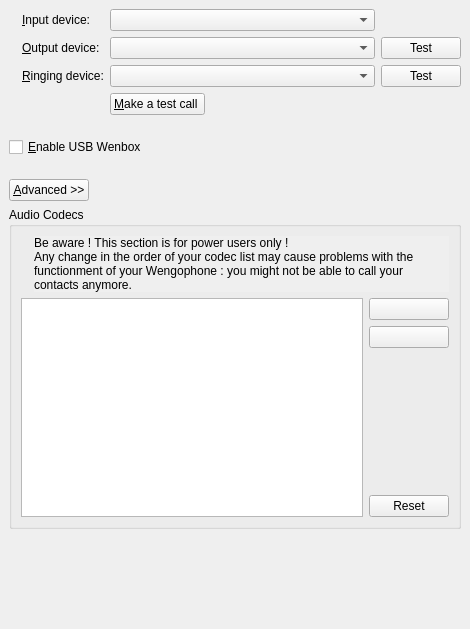
<ui version="4.0" >
 <class>AudioSettings</class>
 <widget class="QWidget" name="AudioSettings" >
  <property name="geometry" >
   <rect>
    <x>0</x>
    <y>0</y>
    <width>470</width>
    <height>629</height>
   </rect>
  </property>
  <layout class="QVBoxLayout" >
   <property name="margin" >
    <number>9</number>
   </property>
   <property name="spacing" >
    <number>6</number>
   </property>
   <item>
    <layout class="QGridLayout" >
     <property name="margin" >
      <number>0</number>
     </property>
     <property name="spacing" >
      <number>6</number>
     </property>
     <item row="1" column="2" >
      <widget class="QComboBox" name="outputDeviceComboBox" />
     </item>
     <item row="0" column="1" >
      <widget class="QLabel" name="label" >
       <property name="sizePolicy" >
        <sizepolicy>
         <hsizetype>0</hsizetype>
         <vsizetype>5</vsizetype>
         <horstretch>0</horstretch>
         <verstretch>0</verstretch>
        </sizepolicy>
       </property>
       <property name="text" >
        <string>&amp;Input device:</string>
       </property>
       <property name="buddy" >
        <cstring>inputDeviceComboBox</cstring>
       </property>
      </widget>
     </item>
     <item row="1" column="1" >
      <widget class="QLabel" name="label_2" >
       <property name="sizePolicy" >
        <sizepolicy>
         <hsizetype>0</hsizetype>
         <vsizetype>5</vsizetype>
         <horstretch>0</horstretch>
         <verstretch>0</verstretch>
        </sizepolicy>
       </property>
       <property name="text" >
        <string>&amp;Output device:</string>
       </property>
       <property name="buddy" >
        <cstring>outputDeviceComboBox</cstring>
       </property>
      </widget>
     </item>
     <item row="1" column="0" >
      <widget class="QLabel" name="label_5" >
       <property name="sizePolicy" >
        <sizepolicy>
         <hsizetype>0</hsizetype>
         <vsizetype>5</vsizetype>
         <horstretch>0</horstretch>
         <verstretch>0</verstretch>
        </sizepolicy>
       </property>
       <property name="pixmap" >
        <pixmap resource="../../../../resources/wengophone.qrc" >:/pics/audio/speaker.png</pixmap>
       </property>
      </widget>
     </item>
     <item row="2" column="0" >
      <widget class="QLabel" name="label_6" >
       <property name="sizePolicy" >
        <sizepolicy>
         <hsizetype>0</hsizetype>
         <vsizetype>5</vsizetype>
         <horstretch>0</horstretch>
         <verstretch>0</verstretch>
        </sizepolicy>
       </property>
       <property name="pixmap" >
        <pixmap resource="../../../../resources/wengophone.qrc" >:/pics/audio/speaker.png</pixmap>
       </property>
      </widget>
     </item>
     <item row="2" column="1" >
      <widget class="QLabel" name="label_3" >
       <property name="sizePolicy" >
        <sizepolicy>
         <hsizetype>0</hsizetype>
         <vsizetype>5</vsizetype>
         <horstretch>0</horstretch>
         <verstretch>0</verstretch>
        </sizepolicy>
       </property>
       <property name="text" >
        <string>&amp;Ringing device:</string>
       </property>
       <property name="buddy" >
        <cstring>ringingDeviceComboBox</cstring>
       </property>
      </widget>
     </item>
     <item row="2" column="2" >
      <widget class="QComboBox" name="ringingDeviceComboBox" />
     </item>
     <item row="0" column="2" >
      <widget class="QComboBox" name="inputDeviceComboBox" />
     </item>
     <item row="0" column="0" >
      <widget class="QLabel" name="label_4" >
       <property name="sizePolicy" >
        <sizepolicy>
         <hsizetype>0</hsizetype>
         <vsizetype>5</vsizetype>
         <horstretch>0</horstretch>
         <verstretch>0</verstretch>
        </sizepolicy>
       </property>
       <property name="pixmap" >
        <pixmap resource="../../../../resources/wengophone.qrc" >:/pics/audio/microphone.png</pixmap>
       </property>
      </widget>
     </item>
     <item row="3" column="2" >
      <layout class="QHBoxLayout" >
       <property name="margin" >
        <number>0</number>
       </property>
       <property name="spacing" >
        <number>6</number>
       </property>
       <item>
        <widget class="QPushButton" name="makeTestCallButton" >
         <property name="text" >
          <string>&amp;Make a test call </string>
         </property>
        </widget>
       </item>
       <item>
        <spacer>
         <property name="orientation" >
          <enum>Qt::Horizontal</enum>
         </property>
         <property name="sizeHint" >
          <size>
           <width>181</width>
           <height>20</height>
          </size>
         </property>
        </spacer>
       </item>
      </layout>
     </item>
     <item row="1" column="3" >
      <widget class="QPushButton" name="testOutputDeviceButton" >
       <property name="text" >
        <string>Test</string>
       </property>
      </widget>
     </item>
     <item row="2" column="3" >
      <widget class="QPushButton" name="testRingingDeviceButton" >
       <property name="text" >
        <string>Test</string>
       </property>
      </widget>
     </item>
    </layout>
   </item>
   <item>
    <spacer>
     <property name="orientation" >
      <enum>Qt::Vertical</enum>
     </property>
     <property name="sizeType" >
      <enum>QSizePolicy::Fixed</enum>
     </property>
     <property name="sizeHint" >
      <size>
       <width>125</width>
       <height>16</height>
      </size>
     </property>
    </spacer>
   </item>
   <item>
    <layout class="QHBoxLayout" >
     <property name="margin" >
      <number>0</number>
     </property>
     <property name="spacing" >
      <number>6</number>
     </property>
     <item>
      <widget class="QCheckBox" name="enableWenboxCheckBox" >
       <property name="text" >
        <string>&amp;Enable USB Wenbox</string>
       </property>
      </widget>
     </item>
     <item>
      <spacer>
       <property name="orientation" >
        <enum>Qt::Horizontal</enum>
       </property>
       <property name="sizeHint" >
        <size>
         <width>401</width>
         <height>20</height>
        </size>
       </property>
      </spacer>
     </item>
    </layout>
   </item>
   <item>
    <spacer>
     <property name="orientation" >
      <enum>Qt::Vertical</enum>
     </property>
     <property name="sizeType" >
      <enum>QSizePolicy::Fixed</enum>
     </property>
     <property name="sizeHint" >
      <size>
       <width>125</width>
       <height>16</height>
      </size>
     </property>
    </spacer>
   </item>
   <item>
    <layout class="QHBoxLayout" >
     <property name="margin" >
      <number>0</number>
     </property>
     <property name="spacing" >
      <number>6</number>
     </property>
     <item>
      <widget class="QPushButton" name="AdvButton" >
       <property name="text" >
        <string>&amp;Advanced >></string>
       </property>
       <property name="icon" >
        <iconset resource="../../../../resources/wengophone.qrc" >:/pics/config/advanced.png</iconset>
       </property>
       <property name="checkable" >
        <bool>false</bool>
       </property>
      </widget>
     </item>
     <item>
      <spacer>
       <property name="orientation" >
        <enum>Qt::Horizontal</enum>
       </property>
       <property name="sizeHint" >
        <size>
         <width>40</width>
         <height>20</height>
        </size>
       </property>
      </spacer>
     </item>
    </layout>
   </item>
   <item>
    <widget class="QGroupBox" name="AdvGroupBox" >
     <property name="title" >
      <string>Audio Codecs</string>
     </property>
     <property name="checkable" >
      <bool>false</bool>
     </property>
     <layout class="QGridLayout" >
      <property name="margin" >
       <number>9</number>
      </property>
      <property name="spacing" >
       <number>6</number>
      </property>
      <item row="4" column="1" >
       <widget class="QPushButton" name="ResetButton" >
        <property name="text" >
         <string>Reset</string>
        </property>
       </widget>
      </item>
      <item rowspan="4" row="1" column="0" >
       <widget class="QListWidget" name="audioCodecListWidget" />
      </item>
      <item row="1" column="1" >
       <widget class="QPushButton" name="UpButton" >
        <property name="text" >
         <string/>
        </property>
        <property name="icon" >
         <iconset resource="../../../../resources/wengophone.qrc" >:/pics/up.png</iconset>
        </property>
       </widget>
      </item>
      <item row="2" column="1" >
       <widget class="QPushButton" name="DownButton" >
        <property name="text" >
         <string/>
        </property>
        <property name="icon" >
         <iconset resource="../../../../resources/wengophone.qrc" >:/pics/down.png</iconset>
        </property>
       </widget>
      </item>
      <item row="3" column="1" >
       <spacer>
        <property name="orientation" >
         <enum>Qt::Vertical</enum>
        </property>
        <property name="sizeHint" >
         <size>
          <width>75</width>
          <height>141</height>
         </size>
        </property>
       </spacer>
      </item>
      <item row="0" column="0" colspan="2" >
       <layout class="QHBoxLayout" >
        <property name="margin" >
         <number>0</number>
        </property>
        <property name="spacing" >
         <number>6</number>
        </property>
        <item>
         <widget class="QLabel" name="label_9" >
          <property name="sizePolicy" >
           <sizepolicy>
            <hsizetype>0</hsizetype>
            <vsizetype>5</vsizetype>
            <horstretch>0</horstretch>
            <verstretch>0</verstretch>
           </sizepolicy>
          </property>
          <property name="text" >
           <string/>
          </property>
          <property name="pixmap" >
           <pixmap resource="../../../../resources/wengophone.qrc" >:/pics/important.png</pixmap>
          </property>
          <property name="margin" >
           <number>4</number>
          </property>
         </widget>
        </item>
        <item>
         <widget class="QLabel" name="label_7" >
          <property name="autoFillBackground" >
           <bool>true</bool>
          </property>
          <property name="text" >
           <string>Be aware ! This section is for power users only !
Any change in the order of your codec list may cause problems with the functionment of your Wengophone : you might not be able to call your contacts anymore.</string>
          </property>
          <property name="wordWrap" >
           <bool>true</bool>
          </property>
         </widget>
        </item>
       </layout>
      </item>
     </layout>
    </widget>
   </item>
   <item>
    <spacer>
     <property name="orientation" >
      <enum>Qt::Vertical</enum>
     </property>
     <property name="sizeHint" >
      <size>
       <width>20</width>
       <height>16</height>
      </size>
     </property>
    </spacer>
   </item>
  </layout>
 </widget>
 <tabstops>
  <tabstop>inputDeviceComboBox</tabstop>
  <tabstop>outputDeviceComboBox</tabstop>
  <tabstop>testOutputDeviceButton</tabstop>
  <tabstop>ringingDeviceComboBox</tabstop>
  <tabstop>testRingingDeviceButton</tabstop>
  <tabstop>makeTestCallButton</tabstop>
  <tabstop>enableWenboxCheckBox</tabstop>
  <tabstop>AdvButton</tabstop>
  <tabstop>audioCodecListWidget</tabstop>
  <tabstop>UpButton</tabstop>
  <tabstop>DownButton</tabstop>
  <tabstop>ResetButton</tabstop>
 </tabstops>
 <resources>
  <include location="../../../../resources/wengophone.qrc" />
 </resources>
 <connections/>
</ui>
